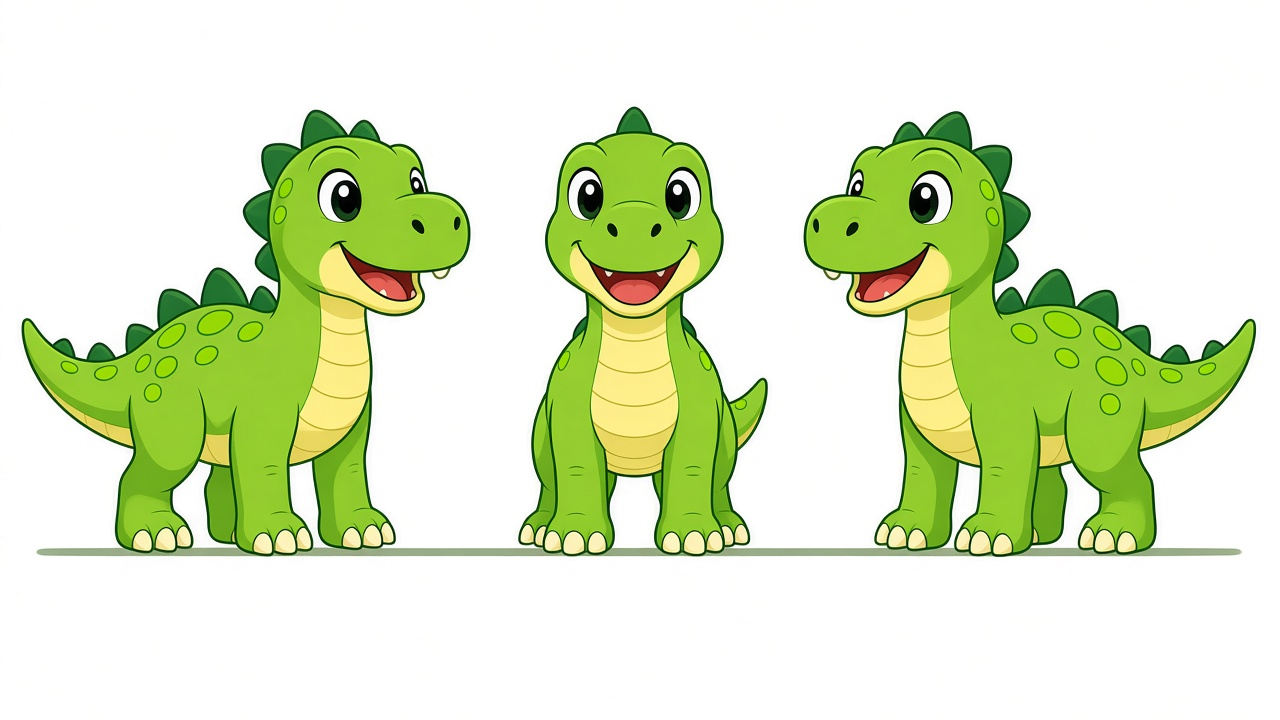
#> input picture tools/art/dino_turnaround.jpg, 1280 x 720 px
$ python cutout_white.py art/dino_turnaround.jpg art/dino_turnaround.jpg
#> lines starting #> are read from the running program, lines starting #| are printed output that depends on the picture; after the words box and inside, x2 and y2 are one past the last pixel; in counts of white or black regions, pixels touching at a corner belong together
#!/usr/bin/env python3
"""Cut a figure out of a white (JPEG) background with soft, halo-free edges.

    python3 tools/cutout_white.py in.jpg out.png

- Background = near-white pixels connected to the border (flood fill), so
  light colours inside the figure (grey hoodie, white soles) stay solid.
- Enclosed holes (e.g. between legs, or arm/ponytail and body): a white
  pocket not touching the border is background too if it is big
  (>= HOLE_MIN px) and mostly flat backdrop white (>= HOLE_FLAT of it within
  4 of pure white). Socks, lace and soles are shaded, so they stay.
- JPEG speckle: only the largest connected figure is kept.
- Edge pixels get alpha from how far they are from white, and their colour
  is unpremultiplied from the white backdrop (no white halo).
"""
import sys

import numpy as np
from PIL import Image, ImageDraw, ImageFilter

BG_T = 18        # "white" for the flood fill (max channel distance from 255)
HOLE_MIN, HOLE_FLAT = 1000, 0.4
SOFT_LO, SOFT_HI = 10, 70   # edge alpha ramp over this distance from white


def cutout(img: Image.Image) -> Image.Image:
    rgb = np.asarray(img.convert("RGB")).astype(np.float64)
    h, w = rgb.shape[:2]
#> h = 720; w = 1280
    d = (255.0 - rgb).max(axis=2)
    # 1. Background: near-white and reachable from the border.
    m = Image.fromarray(np.where(d < BG_T, 255, 0).astype(np.uint8))
#> m: PIL image 1280x720 L; 70.2% white; 5 black regions (4 under 20 px), largest, box (x1, y1, x2, y2) and area: (21, 106, 1257, 558) 274521
    m = Image.fromarray(np.pad(np.asarray(m), 1, constant_values=255)).copy()  # (copy: writable for floodfill)
#> m: PIL image 1282x722 L; 70.3% white; 5 black regions (4 under 20 px), largest, box (x1, y1, x2, y2) and area: (22, 107, 1258, 559) 274521
    ImageDraw.floodfill(m, (0, 0), 128)
    bg = (np.asarray(m)[1:-1, 1:-1] == 128)
#> bg: shape (720, 1280) bool; 68.9% white; 3 black regions (2 under 20 px), largest, box (x1, y1, x2, y2) and area: (21, 106, 1257, 558) 286575
    # 1b. Big flat-white enclosed pockets are background seen through gaps.
    m = m.copy()
    while True:
        ys, xs = np.nonzero(np.asarray(m) == 255)
        if not len(ys):
            break
        ImageDraw.floodfill(m, (int(xs[0]), int(ys[0])), 100)
        comp = np.asarray(m)[1:-1, 1:-1] == 100
        if comp.sum() >= HOLE_MIN and (d[comp] < 4).mean() >= HOLE_FLAT:
            bg |= comp
        ImageDraw.floodfill(m, (int(xs[0]), int(ys[0])), 50)
#> this loop made 33 passes
#> (ys, xs) on passes 31 to 32: ([546, 546, 547, 547], [234, 235, 882, 883]), ([547, 547], [882, 883])
#> pass 1, in cutout, `comp = np.asarray(m)[1:-1, 1:-1] == 100`:
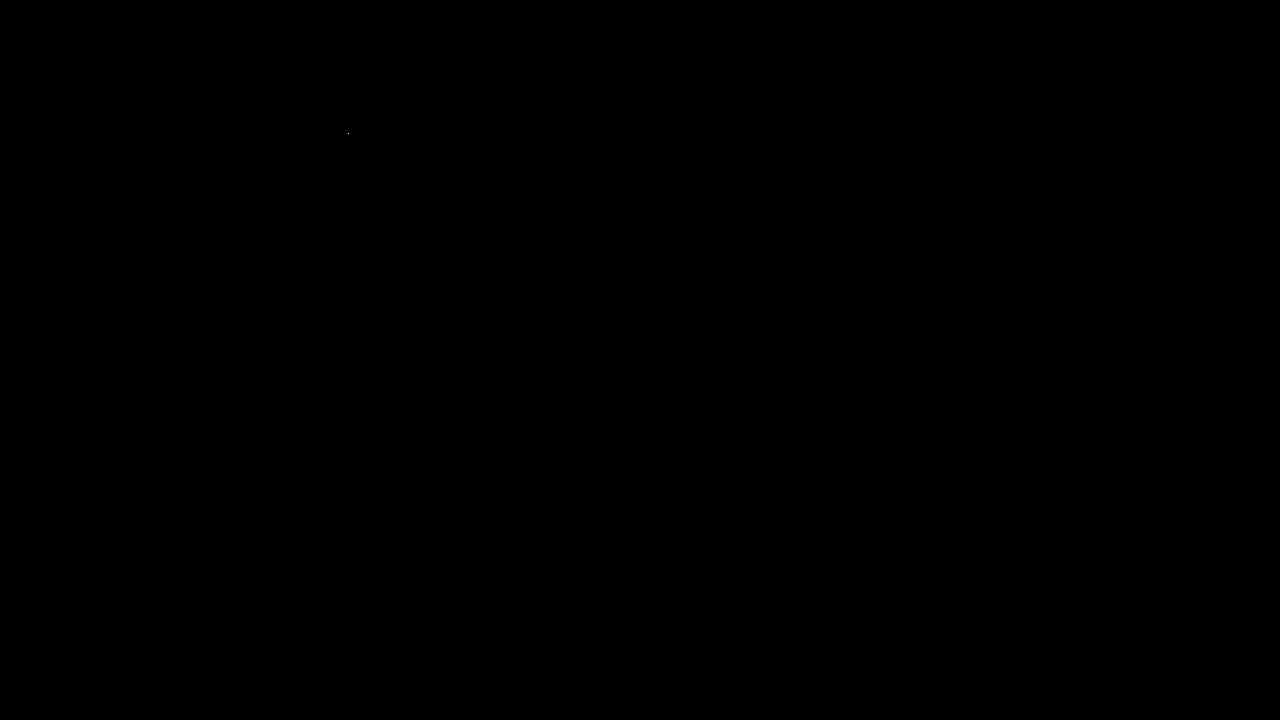
#> comp: shape (720, 1280) bool; 0% white in thin lines or dots, all inside (x1, y1, x2, y2) = (348, 133, 349, 134)
#> after the loop:
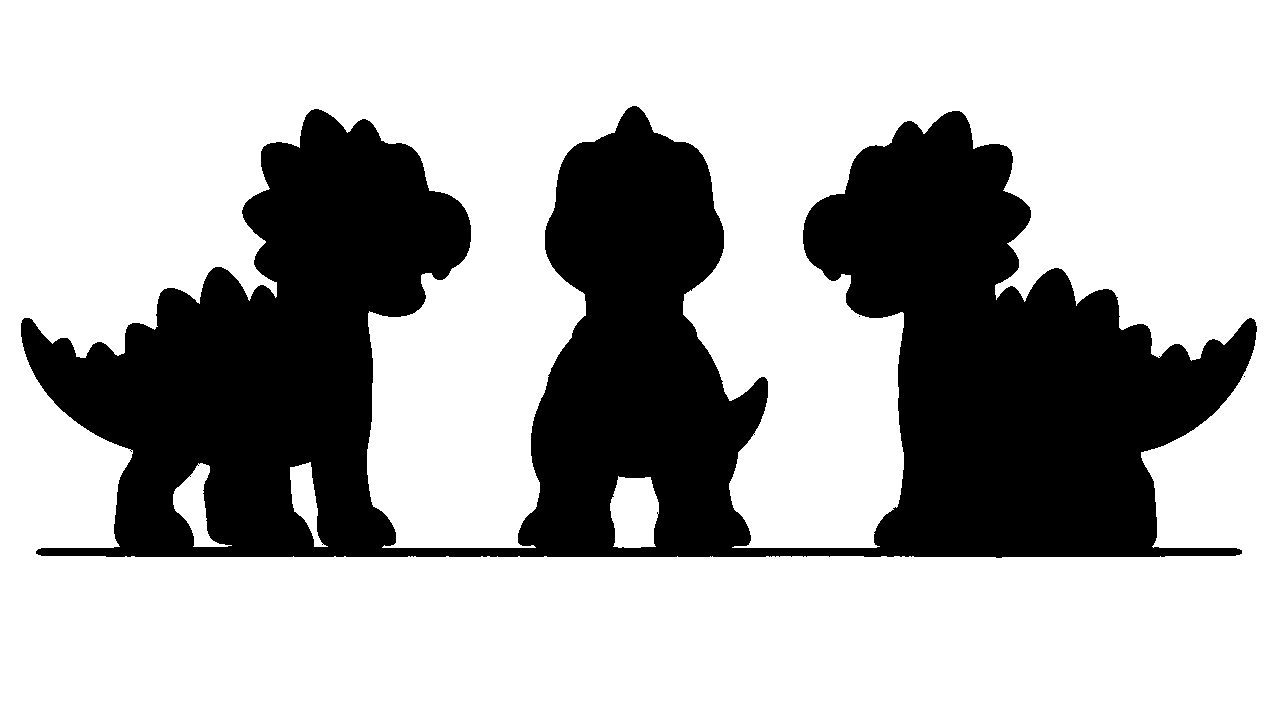
#> bg: shape (720, 1280) bool; 69.6% white; 3 black regions (2 under 20 px), largest, box (x1, y1, x2, y2) and area: (21, 106, 1257, 558) 280272
    # 2. Keep only the largest blob of figure (drops JPEG specks).
    fig = ~bg
    ys, xs = np.nonzero(fig)
    lab = Image.fromarray(np.where(fig, 255, 0).astype(np.uint8)).copy()
    best, best_n, seen = None, 0, np.zeros_like(fig)
#> best_n = 0
    for y, x in zip(ys[:: max(1, len(ys) // 400)], xs[:: max(1, len(xs) // 400)]):
        if seen[y, x]:
            continue
        tmp = lab.copy()
        ImageDraw.floodfill(tmp, (int(x), int(y)), 100)
        comp = np.asarray(tmp) == 100
        seen |= comp
        if comp.sum() > best_n:
            best, best_n = comp, comp.sum()
#> this loop made 401 passes
#> (y, x, best_n) on pass 1: (106, 632, 280263)
#> (y, x) on passes 2 to 7: (120, 317), (125, 908), (130, 305), (133, 933), (137, 320), (140, 331)
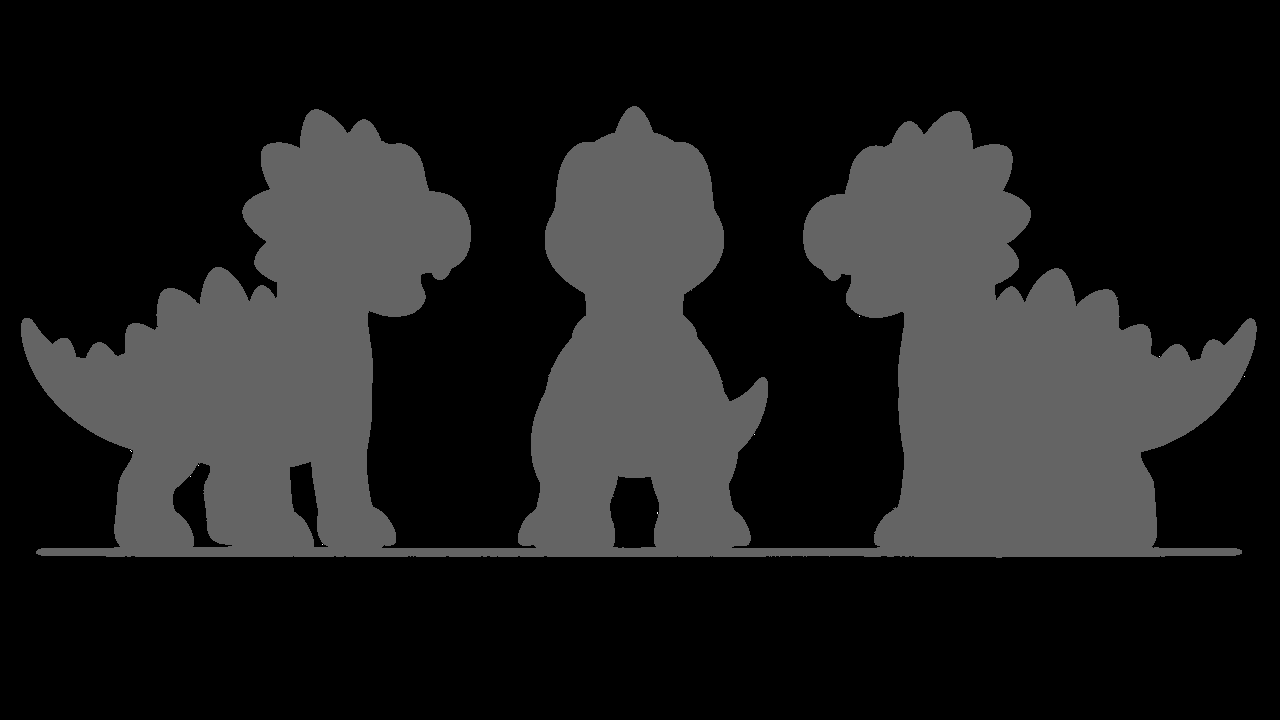
#> tmp: PIL image 1280x720 L; min 0, max 255, mean 30.4
#> after the loop, best_n = 280263
    fig = best
    # 3. Soft edge: a 2 px band at the boundary takes alpha from distance to white.
    edge = np.asarray(Image.fromarray((~fig * 255).astype(np.uint8)).filter(ImageFilter.MaxFilter(5))) > 0
#> edge: shape (720, 1280) bool; 71.4% white; 1 black region, box (x1, y1, x2, y2) and area: (23, 108, 1255, 556) 263886
    alpha = np.where(fig, 1.0, 0.0)
#> alpha: shape (720, 1280) float64; values 0 (black) and 1 (white), 30.4% white; 1 white region, box (x1, y1, x2, y2) and area: (21, 106, 1257, 558) 280263
    ramp = np.clip((d - SOFT_LO) / (SOFT_HI - SOFT_LO), 0.0, 1.0)
    near = edge & (fig | (np.asarray(Image.fromarray((fig * 255).astype(np.uint8)).filter(ImageFilter.MaxFilter(3))) > 0))
#> near: shape (720, 1280) bool; 2.7% white; 4 white regions, box (x1, y1, x2, y2) and area: (20, 105, 1258, 559) 22089, (171, 461, 234, 549) 918, (608, 474, 661, 550) 772, (288, 460, 330, 549) 754
    alpha = np.where(near, ramp, alpha)
    # 4. Unpremultiply the white out of the edge colour.
    a = alpha[..., None]
    col = np.where(a > 0.02, (rgb - (1.0 - a) * 255.0) / np.maximum(a, 0.02), 0.0)
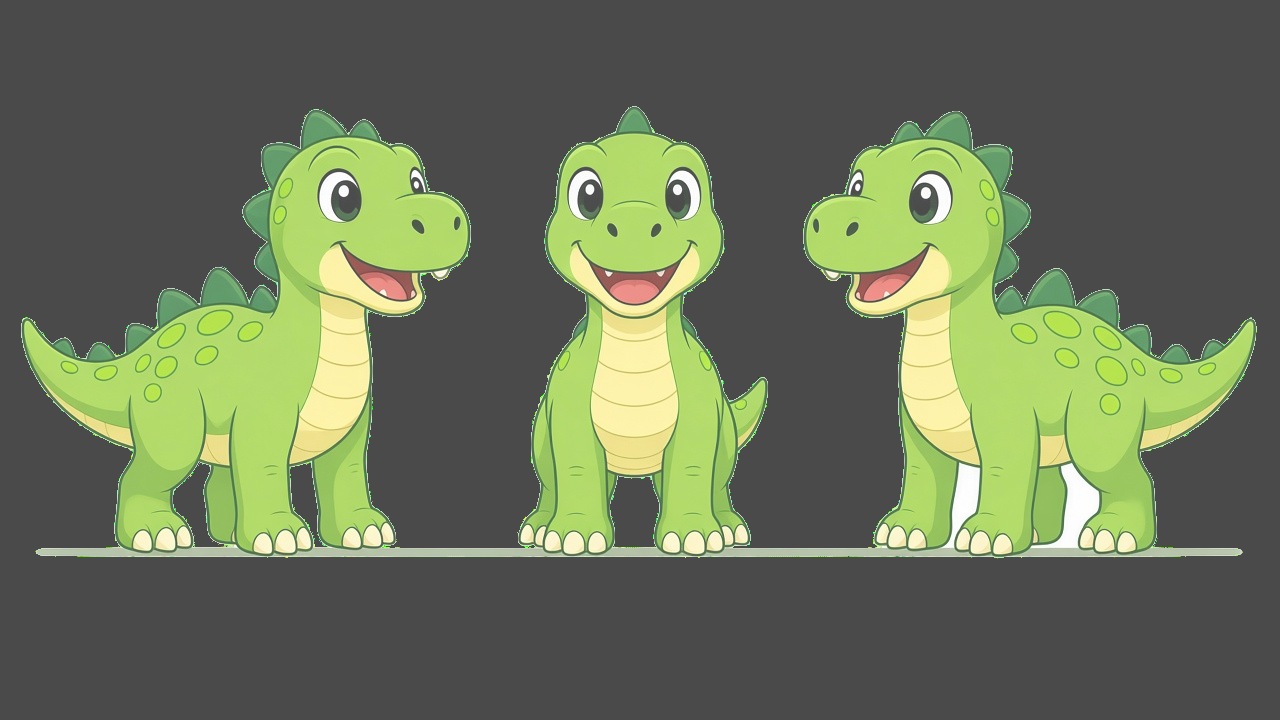
#> col: shape (720, 1280, 3) float64; mean of channels 0, 1, 2 43.9, 56.3, 19.4; drawn with min black and max white
    out = np.concatenate([np.clip(col, 0, 255), alpha[..., None] * 255.0], axis=2)
    res = Image.fromarray((out + 0.5).astype(np.uint8), "RGBA")
    return res.crop(res.split()[3].getbbox())
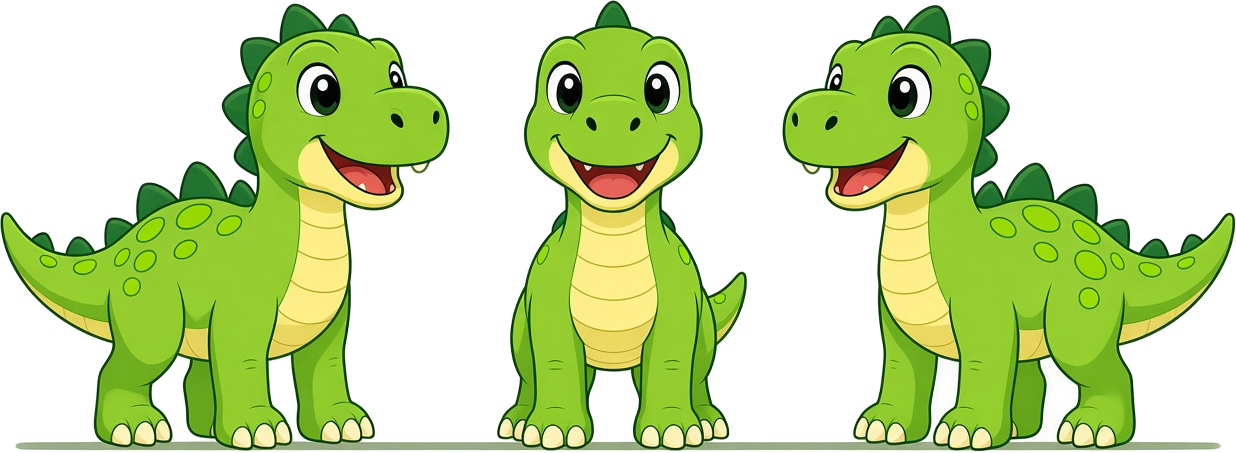
#> returned value: PIL image 1236x453 RGBA; mean R, G, B, A 72.2, 92.7, 32, 126.9; transparent parts drawn white


if __name__ == "__main__":
    cutout(Image.open(sys.argv[1])).save(sys.argv[2])
